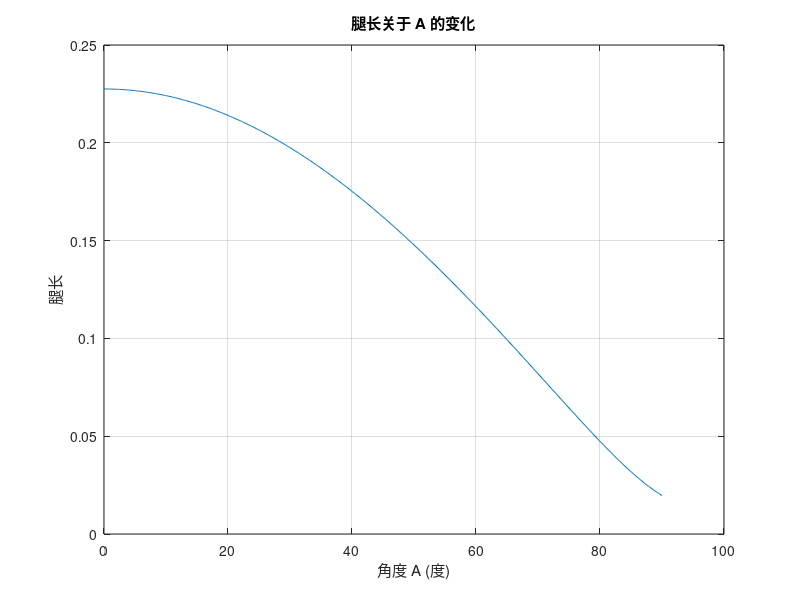

Write MATLAB code to recreate this figure.

% 得到求解c的公式，多解情况选正解
% syms a b c A
% 
% f = [0 == a^2 - b^2 - c^2 + 2*b*c*cos(A)];
% 
% as = solve(f, c);
% 
% double(subs(as, [a b A], [0.11461 0.11291 1.3]))

% 已知a,b杆长度，单位为米
a = 0.11461;
b = 0.11291;

% 角度范围从 0 到 90 度
A_deg = linspace(0, 90, 500);  % 角度从 0 到 180 度，500个点
A_rad = deg2rad(A_deg);  % 将角度转换为弧度

% 计算表达式
expression = b .* cos(A_rad) + sqrt(a^2 + b^2 .* cos(A_rad).^2 - b^2);

% 绘制图像
figure;
plot(A_deg, expression);
xlabel('角度 A (度)');
ylabel('腿长');
title('腿长关于 A 的变化');
grid on;





